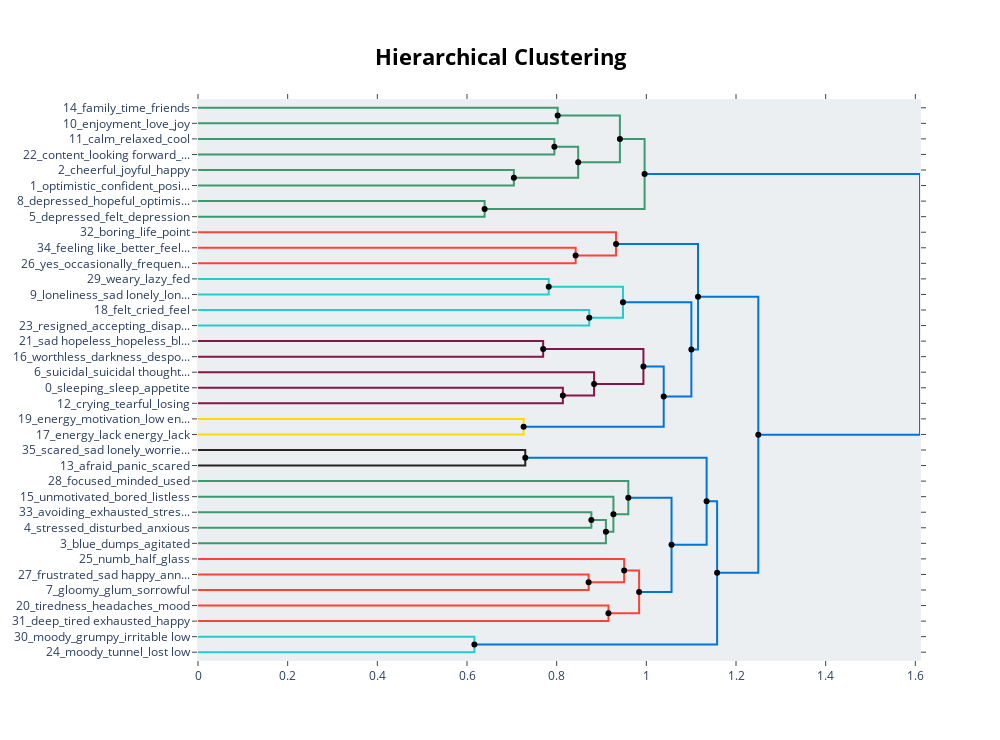

The notebook cell saved with this chart:
### Code cell
topic_model.visualize_hierarchy(hierarchical_topics=hierarchical_topics)

### Figure 1 — Plotly figure (JSON) as saved in the notebook; plotly's stock layout.template omitted (floating-point values rounded to 4 significant figures)
{"data": [{"hoverinfo": "text", "marker": {"color": "rgb(61,153,112)"}, "mode": "lines", "text": ["family_time_friends_happy life_happy", "", "", "enjoyment_love_joy_laughter_smiling"], "type": "scatter", "x": [0, 0.8023, 0.8023, 0], "xaxis": "x", "y": [-5, -5, -15, -15], "yaxis": "y"}, {"hoverinfo": "text", "marker": {"color": "rgb(61,153,112)"}, "mode": "lines", "text": ["calm_relaxed_cool_happy calm_happy", "", "", "content_looking forward_happy satisfied_life_free"], "type": "scatter", "x": [0, 0.7949, 0.7949, 0], "xaxis": "x", "y": [-25, -25, -35, -35], "yaxis": "y"}, {"hoverinfo": "text", "marker": {"color": "rgb(61,153,112)"}, "mode": "lines", "text": ["cheerful_joyful_happy_glad_elated", "", "", "optimistic_confident_positive_forward_hopeful"], "type": "scatter", "x": [0, 0.7045, 0.7045, 0], "xaxis": "x", "y": [-45, -45, -55, -55], "yaxis": "y"}, {"hoverinfo": "text", "marker": {"color": "rgb(61,153,112)"}, "mode": "lines", "text": ["calm_relaxed_content_happy_cool", "", "", "cheerful_optimistic_hopeful_positive_happy"], "type": "scatter", "x": [0.7949, 0.848, 0.848, 0.7045], "xaxis": "x", "y": [-30, -30, -50, -50], "yaxis": "y"}, {"hoverinfo": "text", "marker": {"color": "rgb(61,153,112)"}, "mode": "lines", "text": ["family_happy_love_enjoyment_joy", "", "", "happy_cheerful_optimistic_positive_hopeful"], "type": "scatter", "x": [0.8023, 0.941, 0.941, 0.848], "xaxis": "x", "y": [-10, -10, -40, -40], "yaxis": "y"}, {"hoverinfo": "text", "marker": {"color": "rgb(61,153,112)"}, "mode": "lines", "text": ["depressed_hopeful_optimistic_future_good", "", "", "depressed_felt_depression_fine_happy"], "type": "scatter", "x": [0, 0.6393, 0.6393, 0], "xaxis": "x", "y": [-65, -65, -75, -75], "yaxis": "y"}, {"hoverinfo": "text", "marker": {"color": "rgb(61,153,112)"}, "mode": "lines", "text": ["happy_cheerful_joyful_positive_optimistic", "", "", "depressed_felt_generally_happy_calm"], "type": "scatter", "x": [0.941, 0.9961, 0.9961, 0.6393], "xaxis": "x", "y": [-25, -25, -70, -70], "yaxis": "y"}, {"hoverinfo": "text", "marker": {"color": "rgb(255,65,54)"}, "mode": "lines", "text": ["feeling like_better_feeling_life distracted_behaviour", "", "", "yes_occasionally_frequently_constantly_hard"], "type": "scatter", "x": [0, 0.8423, 0.8423, 0], "xaxis": "x", "y": [-95, -95, -105, -105], "yaxis": "y"}, {"hoverinfo": "text", "marker": {"color": "rgb(255,65,54)"}, "mode": "lines", "text": ["boring_life_point_fed_hours", "", "", "yes_occasionally_constantly_frequently_hard"], "type": "scatter", "x": [0, 0.9324, 0.9324, 0.8423], "xaxis": "x", "y": [-85, -85, -100, -100], "yaxis": "y"}, {"hoverinfo": "text", "marker": {"color": "rgb(35,205,205)"}, "mode": "lines", "text": ["weary_lazy_fed_sad lonely_lonely", "", "", "loneliness_sad lonely_lonely_isolated_pain"], "type": "scatter", "x": [0, 0.7823, 0.7823, 0], "xaxis": "x", "y": [-115, -115, -125, -125], "yaxis": "y"}, {"hoverinfo": "text", "marker": {"color": "rgb(35,205,205)"}, "mode": "lines", "text": ["felt_cried_feel_activities_sad felt", "", "", "resigned_accepting_disappointed_partner_felt"], "type": "scatter", "x": [0, 0.8727, 0.8727, 0], "xaxis": "x", "y": [-135, -135, -145, -145], "yaxis": "y"}, {"hoverinfo": "text", "marker": {"color": "rgb(35,205,205)"}, "mode": "lines", "text": ["sad lonely_lonely_loneliness_isolated_pain", "", "", "felt_resigned_activities_accepting_disappointed"], "type": "scatter", "x": [0.7823, 0.9479, 0.9479, 0.8727], "xaxis": "x", "y": [-120, -120, -140, -140], "yaxis": "y"}, {"hoverinfo": "text", "marker": {"color": "rgb(133,20,75)"}, "mode": "lines", "text": ["sad hopeless_hopeless_bleak_void_despair", "", "", "worthless_darkness_despondent_despair_sad unhappy"], "type": "scatter", "x": [0, 0.7699, 0.7699, 0], "xaxis": "x", "y": [-155, -155, -165, -165], "yaxis": "y"}, {"hoverinfo": "text", "marker": {"color": "rgb(133,20,75)"}, "mode": "lines", "text": ["sleeping_sleep_appetite_insomnia_tearful", "", "", "crying_tearful_losing_teary_past"], "type": "scatter", "x": [0, 0.8138, 0.8138, 0], "xaxis": "x", "y": [-185, -185, -195, -195], "yaxis": "y"}, {"hoverinfo": "text", "marker": {"color": "rgb(133,20,75)"}, "mode": "lines", "text": ["suicidal_suicidal thoughts_self_thoughts_suicide", "", "", "sleeping_sleep_appetite_tearful_crying"], "type": "scatter", "x": [0, 0.8835, 0.8835, 0.8138], "xaxis": "x", "y": [-175, -175, -190, -190], "yaxis": "y"}, {"hoverinfo": "text", "marker": {"color": "rgb(133,20,75)"}, "mode": "lines", "text": ["void_hopeless_worthless_despair_darkness", "", "", "sleep_sleeping_suicidal_appetite_tearful"], "type": "scatter", "x": [0.7699, 0.9935, 0.9935, 0.8835], "xaxis": "x", "y": [-160, -160, -182.5, -182.5], "yaxis": "y"}, {"hoverinfo": "text", "marker": {"color": "rgb(255,220,0)"}, "mode": "lines", "text": ["energy_motivation_low energy_motivation tired_eating", "", "", "energy_lack energy_lack_drained energy_energy sad"], "type": "scatter", "x": [0, 0.7263, 0.7263, 0], "xaxis": "x", "y": [-205, -205, -215, -215], "yaxis": "y"}, {"hoverinfo": "text", "marker": {"color": "rgb(0,116,217)"}, "mode": "lines", "text": ["sleep_sleeping_suicidal_worthless_appetite", "", "", "energy_lack energy_lack_motivation_low energy"], "type": "scatter", "x": [0.9935, 1.039, 1.039, 0.7263], "xaxis": "x", "y": [-171.2, -171.2, -210, -210], "yaxis": "y"}, {"hoverinfo": "text", "marker": {"color": "rgb(0,116,217)"}, "mode": "lines", "text": ["lonely_sad lonely_felt_isolated_loneliness", "", "", "energy_sleep_sleeping_suicidal_lack"], "type": "scatter", "x": [0.9479, 1.1, 1.1, 1.039], "xaxis": "x", "y": [-130, -130, -190.6, -190.6], "yaxis": "y"}, {"hoverinfo": "text", "marker": {"color": "rgb(0,116,217)"}, "mode": "lines", "text": ["yes_occasionally_boring_point_life", "", "", "energy_sleep_sad_lack_lonely"], "type": "scatter", "x": [0.9324, 1.115, 1.115, 1.1], "xaxis": "x", "y": [-92.5, -92.5, -160.3, -160.3], "yaxis": "y"}, {"hoverinfo": "text", "marker": {"color": "rgb(40,35,35)"}, "mode": "lines", "text": ["scared_sad lonely_worried scared_shaky_lost lonely", "", "", "afraid_panic_scared_anxiety_abandoned"], "type": "scatter", "x": [0, 0.73, 0.73, 0], "xaxis": "x", "y": [-225, -225, -235, -235], "yaxis": "y"}, {"hoverinfo": "text", "marker": {"color": "rgb(61,153,112)"}, "mode": "lines", "text": ["avoiding_exhausted_stressful_exhausted unmotivated_intense", "", "", "stressed_disturbed_anxious_bit_worried stressed"], "type": "scatter", "x": [0, 0.8774, 0.8774, 0], "xaxis": "x", "y": [-265, -265, -275, -275], "yaxis": "y"}, {"hoverinfo": "text", "marker": {"color": "rgb(61,153,112)"}, "mode": "lines", "text": ["stressed_anxious_disturbed_bit_angry", "", "", "blue_dumps_agitated_upset_day"], "type": "scatter", "x": [0.8774, 0.9099, 0.9099, 0], "xaxis": "x", "y": [-270, -270, -285, -285], "yaxis": "y"}, {"hoverinfo": "text", "marker": {"color": "rgb(61,153,112)"}, "mode": "lines", "text": ["unmotivated_bored_listless_low tired_conscious", "", "", "blue_anxious_stressed_upset_disturbed"], "type": "scatter", "x": [0, 0.9266, 0.9266, 0.9099], "xaxis": "x", "y": [-255, -255, -277.5, -277.5], "yaxis": "y"}, {"hoverinfo": "text", "marker": {"color": "rgb(61,153,112)"}, "mode": "lines", "text": ["focused_minded_used_different_difficult", "", "", "blue_stressed_anxious_unmotivated_upset"], "type": "scatter", "x": [0, 0.9598, 0.9598, 0.9266], "xaxis": "x", "y": [-245, -245, -266.2, -266.2], "yaxis": "y"}, {"hoverinfo": "text", "marker": {"color": "rgb(255,65,54)"}, "mode": "lines", "text": ["frustrated_sad happy_annoyed_hot_ashamed", "", "", "gloomy_glum_sorrowful_sad gloomy_bleak"], "type": "scatter", "x": [0, 0.8713, 0.8713, 0], "xaxis": "x", "y": [-305, -305, -315, -315], "yaxis": "y"}, {"hoverinfo": "text", "marker": {"color": "rgb(255,65,54)"}, "mode": "lines", "text": ["numb_half_glass_just_tired tired", "", "", "gloomy_glum_sad gloomy_sorrowful_sad unhappy"], "type": "scatter", "x": [0, 0.9506, 0.9506, 0.8713], "xaxis": "x", "y": [-295, -295, -310, -310], "yaxis": "y"}, {"hoverinfo": "text", "marker": {"color": "rgb(255,65,54)"}, "mode": "lines", "text": ["tiredness_headaches_mood_moodiness_unhappiness", "", "", "deep_tired exhausted_happy_happy stressed_trouble sleeping"], "type": "scatter", "x": [0, 0.9155, 0.9155, 0], "xaxis": "x", "y": [-325, -325, -335, -335], "yaxis": "y"}, {"hoverinfo": "text", "marker": {"color": "rgb(255,65,54)"}, "mode": "lines", "text": ["gloomy_glum_numb_unhappy_sorrowful", "", "", "tiredness_headaches_mood_deep_tired exhausted"], "type": "scatter", "x": [0.9506, 0.9839, 0.9839, 0.9155], "xaxis": "x", "y": [-302.5, -302.5, -330, -330], "yaxis": "y"}, {"hoverinfo": "text", "marker": {"color": "rgb(0,116,217)"}, "mode": "lines", "text": ["blue_stressed_anxious_unmotivated_upset", "", "", "gloomy_glum_numb_unhappy_tiredness"], "type": "scatter", "x": [0.9598, 1.056, 1.056, 0.9839], "xaxis": "x", "y": [-255.6, -255.6, -316.2, -316.2], "yaxis": "y"}, {"hoverinfo": "text", "marker": {"color": "rgb(0,116,217)"}, "mode": "lines", "text": ["afraid_scared_panic_frightened_fear", "", "", "blue_gloomy_stressed_unhappy_anxious"], "type": "scatter", "x": [0.73, 1.134, 1.134, 1.056], "xaxis": "x", "y": [-230, -230, -285.9, -285.9], "yaxis": "y"}, {"hoverinfo": "text", "marker": {"color": "rgb(35,205,205)"}, "mode": "lines", "text": ["moody_grumpy_irritable low_tired tired_sad useless", "", "", "moody_tunnel_lost low_paranoid_low moody"], "type": "scatter", "x": [0, 0.6165, 0.6165, 0], "xaxis": "x", "y": [-345, -345, -355, -355], "yaxis": "y"}, {"hoverinfo": "text", "marker": {"color": "rgb(0,116,217)"}, "mode": "lines", "text": ["blue_gloomy_anxious_sad_stressed", "", "", "moody_grumpy_upset_moody tired_irritable low"], "type": "scatter", "x": [1.134, 1.158, 1.158, 0.6165], "xaxis": "x", "y": [-258.0, -258.0, -350, -350], "yaxis": "y"}, {"hoverinfo": "text", "marker": {"color": "rgb(0,116,217)"}, "mode": "lines", "text": ["energy_sleep_feeling_sad_lack", "", "", "blue_gloomy_anxious_sad_moody"], "type": "scatter", "x": [1.115, 1.25, 1.25, 1.158], "xaxis": "x", "y": [-126.4, -126.4, -304.0, -304.0], "yaxis": "y"}, {"hoverinfo": "text", "marker": {"color": "rgb(0,116,217)"}, "mode": "lines", "text": ["happy_optimistic_positive_hopeful_cheerful", "", "", "sad_energy_feeling_blue_sleep"], "type": "scatter", "x": [0.9961, 1.61, 1.61, 1.25], "xaxis": "x", "y": [-47.5, -47.5, -215.2, -215.2], "yaxis": "y"}, {"hoverinfo": "text", "hovertext": ["calm_relaxed_content_happy_cool", "family_happy_love_enjoyment_joy", "happy_cheerful_joyful_positive_optimistic", "sad lonely_lonely_loneliness_isolated_pain", "void_hopeless_worthless_despair_darkness", "sleep_sleeping_suicidal_worthless_appetite", "lonely_sad lonely_felt_isolated_loneliness", "yes_occasionally_boring_point_life", "stressed_anxious_disturbed_bit_angry", "gloomy_glum_numb_unhappy_sorrowful", "blue_stressed_anxious_unmotivated_upset", "afraid_scared_panic_frightened_fear", "blue_gloomy_anxious_sad_stressed", "energy_sleep_feeling_sad_lack", "happy_optimistic_positive_hopeful_cheerful"], "marker": {"color": "black"}, "mode": "markers", "showlegend": false, "type": "scatter", "x": [0.7949, 0.8023, 0.941, 0.7823, 0.7699, 0.9935, 0.9479, 0.9324, 0.8774, 0.9506, 0.9598, 0.73, 1.134, 1.115, 0.9961], "y": [-30, -10, -25, -120, -160, -171.2, -130, -92.5, -270, -302.5, -255.6, -230, -258.0, -126.4, -47.5]}, {"hoverinfo": "text", "hovertext": ["cheerful_optimistic_hopeful_positive_happy", "happy_cheerful_optimistic_positive_hopeful", "depressed_felt_generally_happy_calm", "yes_occasionally_constantly_frequently_hard", "felt_resigned_activities_accepting_disappointed", "sleeping_sleep_appetite_tearful_crying", "sleep_sleeping_suicidal_appetite_tearful", "energy_lack energy_lack_motivation_low energy", "energy_sleep_sleeping_suicidal_lack", "energy_sleep_sad_lack_lonely", "blue_anxious_stressed_upset_disturbed", "blue_stressed_anxious_unmotivated_upset", "gloomy_glum_sad gloomy_sorrowful_sad unhappy", "tiredness_headaches_mood_deep_tired exhausted", "gloomy_glum_numb_unhappy_tiredness", "blue_gloomy_stressed_unhappy_anxious", "moody_grumpy_upset_moody tired_irritable low", "blue_gloomy_anxious_sad_moody", "sad_energy_feeling_blue_sleep"], "marker": {"color": "black"}, "mode": "markers", "showlegend": false, "type": "scatter", "x": [0.7045, 0.848, 0.6393, 0.8423, 0.8727, 0.8138, 0.8835, 0.7263, 1.039, 1.1, 0.9099, 0.9266, 0.8713, 0.9155, 0.9839, 1.056, 0.6165, 1.158, 1.25], "y": [-50, -40, -70, -100, -140, -190, -182.5, -210, -190.6, -160.3, -277.5, -266.2, -310, -330, -316.2, -285.9, -350, -304.0, -215.2]}], "layout": {"autosize": false, "height": 740, "hoverlabel": {"bgcolor": "white", "font": {"family": "Rockwell", "size": 16}}, "hovermode": "closest", "plot_bgcolor": "#ECEFF1", "showlegend": false, "title": {"font": {"color": "Black", "size": 22}, "text": "<b>Hierarchical Clustering</b>", "x": 0.5, "xanchor": "center", "yanchor": "top"}, "width": 1000, "xaxis": {"mirror": "allticks", "rangemode": "tozero", "showgrid": false, "showline": true, "showticklabels": true, "ticks": "outside", "type": "linear", "zeroline": false}, "yaxis": {"mirror": "allticks", "range": [-360, 0], "rangemode": "tozero", "showgrid": false, "showline": true, "showticklabels": true, "tickmode": "array", "ticks": "outside", "ticktext": ["14_family_time_friends", "10_enjoyment_love_joy", "11_calm_relaxed_cool", "22_content_looking forward_...", "2_cheerful_joyful_happy", "1_optimistic_confident_posi...", "8_depressed_hopeful_optimis...", "5_depressed_felt_depression", "32_boring_life_point", "34_feeling like_better_feel...", "26_yes_occasionally_frequen...", "29_weary_lazy_fed", "9_loneliness_sad lonely_lon...", "18_felt_cried_feel", "23_resigned_accepting_disap...", "21_sad hopeless_hopeless_bl...", "16_worthless_darkness_despo...", "6_suicidal_suicidal thought...", "0_sleeping_sleep_appetite", "12_crying_tearful_losing", "19_energy_motivation_low en...", "17_energy_lack energy_lack", "35_scared_sad lonely_worrie...", "13_afraid_panic_scared", "28_focused_minded_used", "15_unmotivated_bored_listless", "33_avoiding_exhausted_stres...", "4_stressed_disturbed_anxious", "3_blue_dumps_agitated", "25_numb_half_glass", "27_frustrated_sad happy_ann...", "7_gloomy_glum_sorrowful", "20_tiredness_headaches_mood", "31_deep_tired exhausted_happy", "30_moody_grumpy_irritable low", "24_moody_tunnel_lost low"], "tickvals": [-5, -15, -25, -35, -45, -55, -65, -75, -85, -95, -105, -115, -125, -135, -145, -155, -165, -175, -185, -195, -205, -215, -225, -235, -245, -255, -265, -275, -285, -295, -305, -315, -325, -335, -345, -355], "type": "linear", "zeroline": false}}}
